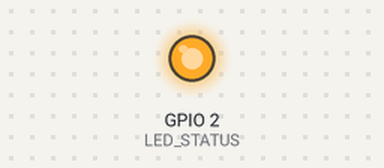
Bench run of a sketch on a simulated ESP32. Parts: output pins drawn as LEDs (lit = HIGH). WiFi joins after 1.5 s; servers stay silent unless stated; no MQTT or app messages arrive unless stated; what the sketch prints to the serial monitor is not drawn.

Above: at 1.84 s.
At 9.1 s:
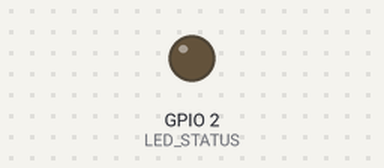
Timing chart, 0 to 11.0 s (numbered marks = the images above):
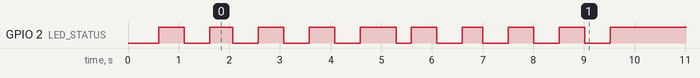

The sketch:

esp32-probe.ino
```cpp
/**
 * Starlight Network Monitor - ESP32 Probe Firmware
 *
 * This probe monitors both local network and internet connectivity
 * and reports status to the Starlight backend via MQTT.
 *
 * Hardware: ESP32 (any variant)
 *
 * Features:
 * - WiFi connectivity monitoring
 * - Internet connectivity check (DNS ping)
 * - MQTT status reporting
 * - LED status indicators
 * - Watchdog timer for reliability
 */

#include <WiFi.h>
#include <PubSubClient.h>
#include <ArduinoJson.h>
#include <esp_task_wdt.h>

// ===========================================
// CONFIGURATION - MODIFY THESE VALUES
// ===========================================

// WiFi Configuration
const char* WIFI_SSID = "YOUR_WIFI_SSID";
const char* WIFI_PASSWORD = "YOUR_WIFI_PASSWORD";

// MQTT Configuration
const char* MQTT_SERVER = "192.168.1.100";  // IP of your Docker host running Starlight
const int MQTT_PORT = 1883;
const char* MQTT_USER = "";  // Leave empty if no auth
const char* MQTT_PASSWORD = "";

// Probe Configuration
const char* NODE_ID = "probe-001";  // Unique ID for this probe
const char* LOCATION = "Office";     // Human-readable location

// Timing Configuration
const unsigned long STATUS_INTERVAL = 5000;    // Send status every 5 seconds
const unsigned long HEARTBEAT_INTERVAL = 1000; // Heartbeat every 1 second
const unsigned long INTERNET_CHECK_INTERVAL = 10000; // Check internet every 10 seconds

// Internet check targets (DNS servers)
const char* INTERNET_CHECK_HOST = "8.8.8.8";
const int INTERNET_CHECK_PORT = 53;

// LED Pins (optional - set to -1 to disable)
const int LED_STATUS = 2;      // Built-in LED on most ESP32 boards
const int LED_NETWORK = -1;    // Optional: separate network LED
const int LED_INTERNET = -1;   // Optional: separate internet LED

// ===========================================
// INTERNAL VARIABLES
// ===========================================

WiFiClient wifiClient;
PubSubClient mqttClient(wifiClient);

// Timing
unsigned long lastStatusTime = 0;
unsigned long lastHeartbeatTime = 0;
unsigned long lastInternetCheckTime = 0;

// State
bool networkConnected = false;
bool internetConnected = false;
int wifiRSSI = 0;
unsigned long uptime = 0;

// MQTT Topics
String topicStatus;
String topicHeartbeat;
String topicInternet;

// ===========================================
// SETUP
// ===========================================

void setup() {
  Serial.begin(115200);
  delay(100);

  Serial.println();
  Serial.println("=================================");
  Serial.println("Starlight Network Probe");
  Serial.println("=================================");
  Serial.print("Node ID: ");
  Serial.println(NODE_ID);
  Serial.print("Location: ");
  Serial.println(LOCATION);
  Serial.println();

  // Setup LED pins
  if (LED_STATUS >= 0) pinMode(LED_STATUS, OUTPUT);
  if (LED_NETWORK >= 0) pinMode(LED_NETWORK, OUTPUT);
  if (LED_INTERNET >= 0) pinMode(LED_INTERNET, OUTPUT);

  // Setup MQTT topics
  topicStatus = String("network/probes/") + NODE_ID + "/status";
  topicHeartbeat = String("network/probes/") + NODE_ID + "/heartbeat";
  topicInternet = String("network/probes/") + NODE_ID + "/internet";

  // Setup MQTT client
  mqttClient.setServer(MQTT_SERVER, MQTT_PORT);
  mqttClient.setBufferSize(512);

  // Enable watchdog timer (60 seconds)
  esp_task_wdt_init(60, true);
  esp_task_wdt_add(NULL);

  // Connect to WiFi
  connectWiFi();
}

// ===========================================
// MAIN LOOP
// ===========================================

void loop() {
  // Reset watchdog
  esp_task_wdt_reset();

  unsigned long now = millis();
  uptime = now / 1000;

  // Check WiFi connection
  if (WiFi.status() != WL_CONNECTED) {
    networkConnected = false;
    internetConnected = false;
    connectWiFi();
  } else {
    networkConnected = true;
    wifiRSSI = WiFi.RSSI();
  }

  // Maintain MQTT connection
  if (networkConnected && !mqttClient.connected()) {
    connectMQTT();
  }

  if (mqttClient.connected()) {
    mqttClient.loop();
  }

  // Check internet connectivity
  if (now - lastInternetCheckTime >= INTERNET_CHECK_INTERVAL) {
    lastInternetCheckTime = now;
    internetConnected = checkInternetConnection();
  }

  // Send heartbeat
  if (now - lastHeartbeatTime >= HEARTBEAT_INTERVAL) {
    lastHeartbeatTime = now;
    sendHeartbeat();
  }

  // Send full status
  if (now - lastStatusTime >= STATUS_INTERVAL) {
    lastStatusTime = now;
    sendStatus();
  }

  // Update LEDs
  updateLEDs();

  delay(100);
}

// ===========================================
// WIFI FUNCTIONS
// ===========================================

void connectWiFi() {
  Serial.print("Connecting to WiFi: ");
  Serial.println(WIFI_SSID);

  WiFi.mode(WIFI_STA);
  WiFi.begin(WIFI_SSID, WIFI_PASSWORD);

  int attempts = 0;
  while (WiFi.status() != WL_CONNECTED && attempts < 30) {
    delay(500);
    Serial.print(".");
    attempts++;

    // Blink LED while connecting
    if (LED_STATUS >= 0) {
      digitalWrite(LED_STATUS, !digitalRead(LED_STATUS));
    }
  }

  if (WiFi.status() == WL_CONNECTED) {
    Serial.println();
    Serial.print("Connected! IP: ");
    Serial.println(WiFi.localIP());
    networkConnected = true;
  } else {
    Serial.println();
    Serial.println("WiFi connection failed!");
    networkConnected = false;
  }
}

// ===========================================
// MQTT FUNCTIONS
// ===========================================

void connectMQTT() {
  if (!networkConnected) return;

  Serial.print("Connecting to MQTT broker: ");
  Serial.println(MQTT_SERVER);

  String clientId = String("starlight-") + NODE_ID;

  bool connected;
  if (strlen(MQTT_USER) > 0) {
    connected = mqttClient.connect(clientId.c_str(), MQTT_USER, MQTT_PASSWORD);
  } else {
    connected = mqttClient.connect(clientId.c_str());
  }

  if (connected) {
    Serial.println("MQTT connected!");

    // Announce presence
    sendStatus();
  } else {
    Serial.print("MQTT connection failed, rc=");
    Serial.println(mqttClient.state());
  }
}

void sendStatus() {
  if (!mqttClient.connected()) return;

  StaticJsonDocument<256> doc;

  doc["status"] = networkConnected ? "online" : "offline";
  doc["internetStatus"] = internetConnected ? "online" : "offline";
  doc["latency"] = calculateLatency();
  doc["rssi"] = wifiRSSI;
  doc["uptime"] = uptime;
  doc["location"] = LOCATION;
  doc["ip"] = WiFi.localIP().toString();

  char payload[256];
  serializeJson(doc, payload);

  if (mqttClient.publish(topicStatus.c_str(), payload)) {
    Serial.print("Status sent: ");
    Serial.println(payload);
  }
}

void sendHeartbeat() {
  if (!mqttClient.connected()) return;

  StaticJsonDocument<64> doc;
  doc["ts"] = millis();

  char payload[64];
  serializeJson(doc, payload);

  mqttClient.publish(topicHeartbeat.c_str(), payload);
}

// ===========================================
// CONNECTIVITY CHECKS
// ===========================================

bool checkInternetConnection() {
  if (!networkConnected) return false;

  WiFiClient testClient;
  testClient.setTimeout(3000);

  Serial.print("Checking internet... ");

  if (testClient.connect(INTERNET_CHECK_HOST, INTERNET_CHECK_PORT)) {
    testClient.stop();
    Serial.println("OK");
    return true;
  }

  Serial.println("FAILED");
  return false;
}

int calculateLatency() {
  if (!networkConnected) return -1;

  unsigned long start = millis();

  WiFiClient testClient;
  testClient.setTimeout(1000);

  if (testClient.connect(MQTT_SERVER, MQTT_PORT)) {
    int latency = millis() - start;
    testClient.stop();
    return latency;
  }

  return -1;
}

// ===========================================
// LED FUNCTIONS
// ===========================================

void updateLEDs() {
  // Main status LED
  if (LED_STATUS >= 0) {
    if (networkConnected && internetConnected) {
      digitalWrite(LED_STATUS, HIGH);  // Solid on
    } else if (networkConnected) {
      // Slow blink for network only
      digitalWrite(LED_STATUS, (millis() / 500) % 2);
    } else {
      // Fast blink for no network
      digitalWrite(LED_STATUS, (millis() / 100) % 2);
    }
  }

  // Separate network LED
  if (LED_NETWORK >= 0) {
    digitalWrite(LED_NETWORK, networkConnected ? HIGH : LOW);
  }

  // Separate internet LED
  if (LED_INTERNET >= 0) {
    digitalWrite(LED_INTERNET, internetConnected ? HIGH : LOW);
  }
}
```

Measured:
- by itself, GPIO 2 (LED_STATUS): HIGH → LOW at 1.1 s, → HIGH 0.50 s later, → LOW 0.46 s later, → HIGH 0.50 s later, … (18 changes in this stretch)
